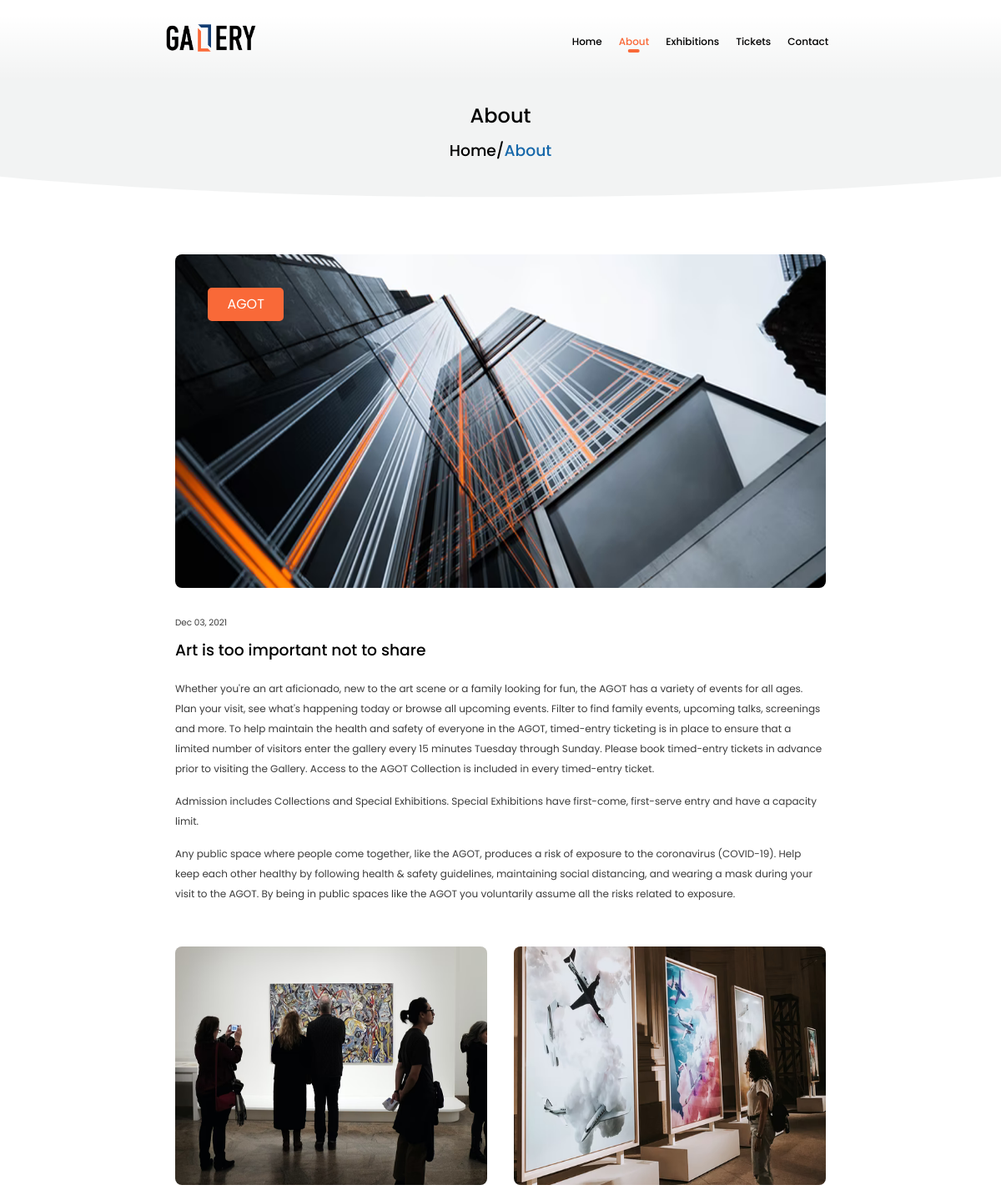
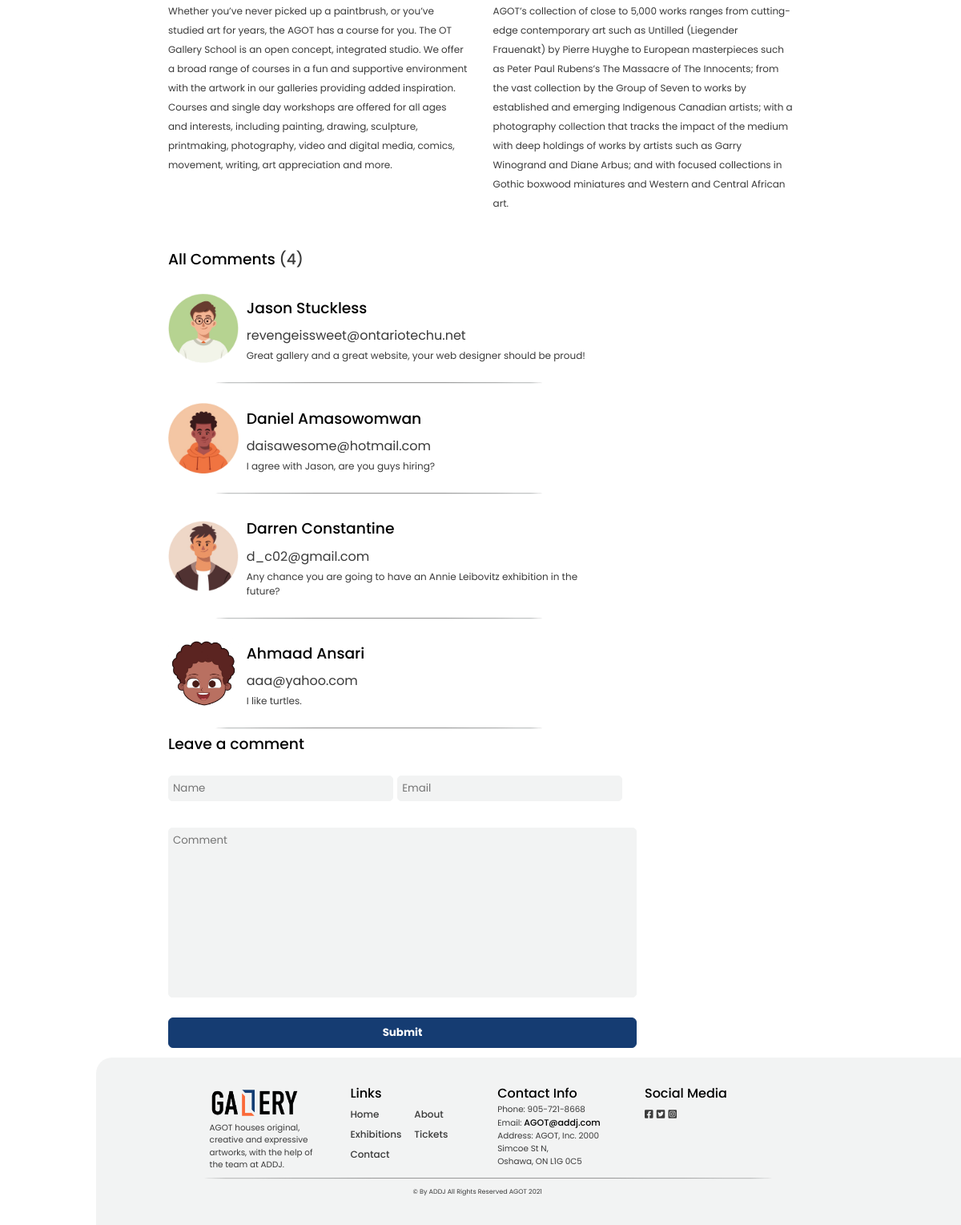
Page /about.php on the committed database (2 pictures, top to bottom).
### tables this page shows
CREATE TABLE IF NOT EXISTS `comments` (
  `id` int(11) NOT NULL AUTO_INCREMENT,
  `name` varchar(50) NOT NULL,
  `email` varchar(75) NOT NULL,
  `comment` varchar(300) NOT NULL,
  `date` varchar(20) NOT NULL,
  `image` varchar(50) NOT NULL,
  PRIMARY KEY (`id`)
);

### about.php (the view, shortened to what this page needs)
<!DOCTYPE html>
<html lang="en">
<head>
    <link rel="stylesheet" href="./css/styles.css">
    <link rel="stylesheet" href="https://cdnjs.cloudflare.com/ajax/libs/font-awesome/6.0.0-beta2/css/all.min.css" />
    <link rel="stylesheet" href="https://cdnjs.cloudflare.com/ajax/libs/font-awesome/5.15.4/css/all.min.css" />
</head>
<body>
    <section id="about-head">
        <header id="nav-bar">
            <div class="flex2">
                <div class="navBar">
                    <div class="logo-img">
                        <a href="index.php"><img src="images/Logo.png" alt="" class="logo-image"></a>
                    </div>
                    <ul class="nav-links-lists">
                        <li class="nav-links">
                            <a href="index.php" class="nav-link-anchors">
                                Home
                            </a>
                        </li>
                        <li class="nav-links">
                            <a href="#" class="nav-link-anchors current-page">
                                About
                            </a>
                        </li>
                        <li class="nav-links">
                            <a href="exhibitions.html" class="nav-link-anchors">
                                Exhibitions
                            </a>
                        </li>
                        <li class="nav-links">
                            <a href="tickets.html" class="nav-link-anchors">
                                Tickets
                            </a>
                        </li>
                        <li class="nav-links">
                            <a href="index.php#contact" class="nav-link-anchors">
                                Contact
                            </a>
                        </li>
                    </ul>
                </div>
            </div>
        </header>
        <div class="page__title">
            <h1>About</h1>
            <h3>Home/<span class="page">About</span></h3>
        </div>
        <div class="curve">
            <svg data-name="Layer 1" xmlns="http://www.w3.org/2000/svg" viewBox="0 0 1200 120" preserveAspectRatio="none">
                <path d="M600,112.77C268.63,112.77,0,65.52,0,7.23V120H1200V7.23C1200,65.52,931.37,112.77,600,112.77Z" class="shape-fill"></path>
            </svg>
        </div>
    </section>
    <section id="about-body" class="column">
        <div class="about-banner">
            <img src="./images/AboutpageImage.png" alt="" class="banner">
            <span class="agot">AGOT</span>
        </div>
        <div class="main">
            <span class="exhibition__date">Dec 03, 2021</span>
            <h3>Art is too important not to share</h3>
            <p>Whether you're an art aficionado, new to the art scene or a family looking for fun, the AGOT has a variety of events for all ages. Plan your visit, see what's happening today or browse all upcoming events. Filter to find family events, upcoming talks, screenings and more. To help maintain the health and safety of everyone in the AGOT, timed-entry ticketing is in place to ensure that a limited number of visitors enter the gallery every 15 minutes Tuesday through Sunday. Please book timed-entry tickets in advance prior to visiting the Gallery. Access to the AGOT Collection is included in every timed-entry ticket.</p>
			<p>Admission includes Collections and Special Exhibitions. Special Exhibitions have first-come, first-serve entry and have a capacity limit. </p>
            <p>Any public space where people come together, like the AGOT, produces a risk of exposure to the coronavirus (COVID-19). Help keep each other healthy by following health & safety guidelines, maintaining social distancing, and wearing a mask during your visit to the AGOT. By being in public spaces like the AGOT you voluntarily assume all the risks related to exposure.</p>
        </div>
        <div class="main-grid">
            <div class="grid-col">
                <figure class="about__image--container">
                    <img src="./images/AboutpageImage2.png" alt="" class="about__image">
                </figure>
                <p>Whether you’ve never picked up a paintbrush, or you’ve studied art for years, the AGOT has a course for you. The OT Gallery School is an open concept, integrated studio. We offer a broad range of courses in a fun and supportive environment with the artwork in our galleries providing added inspiration. Courses and single day workshops are offered for all ages and interests, including painting, drawing, sculpture, printmaking, photography, video and digital media, comics, movement, writing, art appreciation and more.</p>
            </div>
            <div class="grid-col">
                <figure class="about__image--container">
                    <img src="./images/AboutpageImage3.png" alt="" class="about__image">
                </figure>
                <p>AGOT’s collection of close to 5,000 works ranges from cutting-edge contemporary art such as Untilled (Liegender Frauenakt) by Pierre Huyghe to European masterpieces such as Peter Paul Rubens’s The Massacre of The Innocents; from the vast collection by the Group of Seven to works by established and emerging Indigenous Canadian artists; with a photography collection that tracks the impact of the medium with deep holdings of works by artists such as Garry Winogrand and Diane Arbus; and with focused collections in Gothic boxwood miniatures and Western and Central African art.</p>
            </div>
        </div>
        <div class="comment-section">
			<?php
				require "connect.php";
				$sql = "SELECT name, email, comment, date, image FROM comments";
				$result = $conn->query($sql);
				$total = $result->num_rows;
				echo "<h3>All Comments <span>(" . $total . ")</span></h3>";
				while($comments = $result->fetch_assoc()) {
					echo "<div class='comments'>
							<div class='userpic'>
								<figure class='userdp-container'>
										<img src='" . $comments['image'] . "' alt='' class='userdp userpic'>
								</figure>
							</div>
							<div class='comment-details'>
								<h3 class='comment-username'>" . $comments['name'] . "</h3>
								<span>" . $comments['email'] . "</span><br>
								<span class='comment-date'>" . $comments['date'] . "</span>
								<p class='user-comment'>" . $comments['comment'] . "</p>
							</div>
						</div><hr>";
				}
			?>
            <form action="#comment-form" method="post" class="comment-form" id="comment-form">
                <h3>Leave a comment</h3>
                <div class="form-group">
                    <input type="text" name="username" id="username" required placeholder="Name">
                    <input type="email" name="email" id="comment-email" required placeholder="Email">
                </div>
                <div class="form-group">
                    <textarea name="comment" id="comment" cols="30" rows="10" required placeholder="Comment"></textarea>
                </div>
                <input type="submit" value="Submit" class="primary-btn form-submit" name="submit-comment">
            </form>
        </div>
    </section>
    <footer class="footer__container">
        <div class="footer__grid">
            <div class="footer__about">
                <div class="logo-img">
                    <a href="#"><img src="images/Logo.png" alt="" class="logo-image"></a>
                </div>
                <p>AGOT houses original, creative and expressive artworks, with the help of the team at ADDJ.</p>
            </div>
            <div class="footer__links">
                <h3 class="footer__header">Links</h3>
                <ul>
					<li><a href="index.php">Home</a></li>
                    <li><a href="#">About</a></li>
                    <li><a href="exhibitions.html">Exhibitions</a></li>
					<li><a href="tickets.html">Tickets</a></li>
					<li><a href="index.php#contact">Contact</a></li>
                </ul>
            </div>
            <div class="footer__contact">
                <h3 class="footer__header">Contact Info</h3>
                <ul>
                    <li>Phone: 905-721-8668</li>
                    <li>Email: <a href="mailto:AGOT@addj.com" class="email">AGOT@addj.com</a></li>
                    <li>Address: AGOT, Inc. 2000 Simcoe St N,<br>Oshawa, ON L1G 0C5</li>
                </ul>
            </div>
            <div class="footer__social">
                <h3 class="footer__header">Social Media</h3>
                <div class="socials">
                    <a href="https://www.facebook.com/ontariotechu/"><i class="fa-brands fa-facebook-square"></i></a>
                    <a href="https://twitter.com/ontariotech_u"><i class="fa-brands fa-twitter-square"></i></a>
                    <a href="https://www.instagram.com/ontariotechu/"><i class="fa-brands fa-instagram-square"></i></a>
                </div>
            </div>
        </div>
        <hr>
        <span class="copyright"> &copy; By ADDJ All Rights Reserved AGOT 2021</span>
    </footer>
</body>
</html>

### css/styles.css (style rules this page uses)
* { font-family: 'Poppins', sans-serif; color: #3a3a3a; padding: 0; margin: 0; box-sizing: border-box; }
html { scroll-behavior: smooth; }
p { line-height: 1.5; font-size: 0.75em; }
a { text-decoration: none; position: relative; color: black; font-weight: 500; font-size: 0.75em; }
h1,h2,h3 { color: black; font-weight: 500; }
section { margin: 0 0 50px 0; overflow: hidden; padding: 4%; }
.primary-btn { color: white; background-color: #153c72; padding: 8px; border-radius: 6px; font-weight: bold; border: #153c72 1.5px solid; width: 100px; cursor: pointer; transition: all 250ms 100ms; }
.flex2 { display: flex; width: 70%; align-items: center; justify-content: center; margin: 0 auto; }
.curve { position: absolute; bottom: 0; left: -25%; width: 150%; overflow: hidden; line-height: 0; }
.curve svg { position: relative; display: block; width: calc(100% + 1.3px); height: 110px; }
header { width: 100%; background: linear-gradient(to bottom, #ffffff 20%,transparent); padding: 1% 0; z-index: 3; }
.navBar { display: flex; width: 100%; justify-content: space-between; align-items: center; padding: 2%; }
.nav-links-lists { display: flex; }
.nav-links { list-style-type: none; margin: 0 10px; }
.navBar .nav-link-anchors:after { content: ''; width: 0%; height: 4px; background-color: black; border-radius: 5px; position: absolute; bottom: -5px; left: 50%; transform: translateX(-50%); transition: all 300ms ease-in-out; }
.current-page { color: #f96938; }
.navBar .current-page:after { content: ''; width: 40%; height: 4px; background-color: #f96938; border-radius: 5px; position: absolute; bottom: -5px; left: 50%; transform: translateX(-50%); }
.logo-img { width: 7em; }
.logo-image { width: 100%; height: 100%; }
.exhibition__date { font-size: 0.65em; }
.form-group { width: 100%; margin-bottom: 20px; font-size: 20px; }
.form-group input, .form-group textarea { width: 100%; padding: 5px; margin-top: 8px; outline: none; border: 1px solid #f2f3f3; background-color: #f2f3f3; border-radius: 5px; }
textarea { resize: none; }
.footer__container { background-color: #f2f3f3; overflow: hidden; padding: 2em; width: 90%; margin: 0 10%; border-top-left-radius: 20px; }
.footer__header { font-size: 1em; }
.footer__grid { display: grid; grid-template-columns: repeat(4, 1fr); width: 70%; gap: 1.5em; margin: 0 10%; }
.footer__about { padding: 0.5em; }
.footer__about p { font-size: 0.65em; }
.footer__links ul { display:grid; grid-template-columns: 1fr 1fr; }
.footer__links ul li { list-style-type: none; }
.footer__links ul li a { color: #3a3a3a; transition: all 200ms; }
.footer__contact ul li { list-style-type: none; font-size: 0.65em; }
.socials a i { transition: all 200ms; }
.copyright { font-size: 0.5em; text-align: center; padding: 1em; margin: 0 35%; width: 100%; }
hr { margin: 0 10%; width: 70%; background-color: #b5c0c0; border-radius: 50%; }
.email { font-size: 11px; }
#about-head, #exhibition-head, #tickets-head, #payment-head { padding: 0; background-color: #f2f3f3; position: relative; }
#about-body { padding: 0; line-height: 2; }
#about-body div { margin: 12px 0; }
.page__title { text-align: center; padding: 2% 2% 4% 2%; }
.page__title h1 { margin-bottom: 10px; }
.page { color: #1768aa; }
.column { display: flex; flex-direction: column; width: 65%; margin: 0 auto; }
.about-banner { width: 100%; height: 25em; border-radius: 8px; overflow: hidden; position: relative; }
.banner { width: 100%; height: 100%; }
.agot { position: absolute; top: 10%; left: 5%; color: white; background-color: #f96938; padding: 0.5% 3%; border-radius: 5px; }
.main p, .grid-col p, #charlie-page p, #woodrow-page p, #selena-page p { line-height: 2; margin: 15px 0; }
.main-grid { display: grid; grid-template-columns: 1fr 1fr; gap: 4%; }
.grid-col { width: 100%; }
.about__image--container { width: 100%; height: 50%; margin-bottom: 20px; border-radius: 8px; overflow: hidden; }
.about__image { width: 100%; height: 100%; }
.comment-section { width: 75%; margin: 15px 0; }
.comments { display:flex; align-items: center; width: 100%; overflow: hidden; }
.userpic { width: 15%; display: flex; justify-content: center; align-items: center; }
.comment-details { width: 75%; padding-left: 10px; }
.userdp-container { width: 100%; height: 100%; }
.userdp { width: 100%; height: 100%; }
.comment-form { width: 100%; display: flex; flex-direction: column; }
.form-submit { align-self: flex-end; width: 100%; }
#username, #comment-email { width: 48%; }

### rows in the picture
comments: image (picture), name "Jason Stuckless", email "revengeissweet@ontariotechu.net", comment "Great gallery and a great website, your web designer should be proud!"
comments: image (picture), name "Daniel Amasowomwan", email "daisawesome@hotmail.com", comment "I agree with Jason, are you guys hiring?"
comments: image (picture), name "Darren Constantine", email "d_c02@gmail.com", comment "Any chance you are going to have an Annie Leibovitz exhibition in the future?"
comments: image (picture), name "Ahmaad Ansari", email "aaa@yahoo.com", comment "I like turtles."

### other values in the picture
$total "4"
